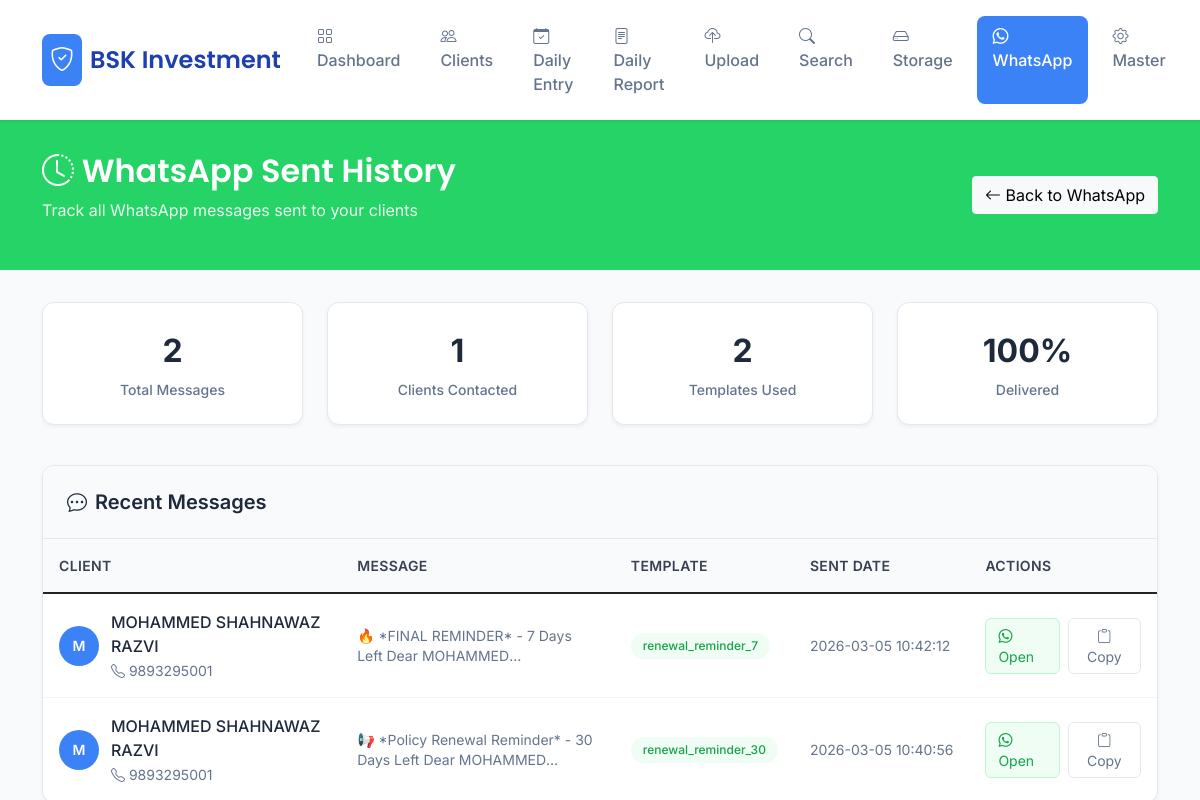
The page /whatsapp_sent_history on the database its author committed.
### tables this page shows
CREATE TABLE whatsapp_sent (
            id INTEGER PRIMARY KEY AUTOINCREMENT,
            client_id INTEGER,
            template_id TEXT,
            message TEXT,
            sent_date TIMESTAMP DEFAULT CURRENT_TIMESTAMP,
            FOREIGN KEY (client_id) REFERENCES clients (id)
        );

CREATE TABLE clients (
            id INTEGER PRIMARY KEY AUTOINCREMENT,
            name TEXT NOT NULL,
            phone TEXT,
            email TEXT,
            folder_name TEXT,
            client_type TEXT,
            policy_number TEXT,
            pan_card TEXT,
            address TEXT,
            created_at TIMESTAMP DEFAULT CURRENT_TIMESTAMP
        , policy_expiry_date TEXT, premium_amount TEXT, policy_type TEXT);

### app.py (the view)
@app.route('/whatsapp_sent_history')
def whatsapp_sent_history():
    conn = get_db_connection()
    sent_messages = conn.execute('''
        SELECT ws.*, c.name as client_name, c.phone as client_phone
        FROM whatsapp_sent ws
        JOIN clients c ON ws.client_id = c.id
        ORDER BY ws.sent_date DESC
        LIMIT 100
    ''').fetchall()
    sent_messages = [dict(message) for message in sent_messages]
    conn.close()
    return render_template('whatsapp_sent_history.html', sent_messages=sent_messages)

### app.py (called while the page is built)
def get_db_connection():
    try:
        conn = sqlite3.connect('documents.db', timeout=60)
        conn.row_factory = sqlite3.Row
        conn.execute('PRAGMA journal_mode=WAL')
        conn.execute('PRAGMA busy_timeout=60000')
        conn.execute('PRAGMA synchronous=NORMAL')
        return conn
    except sqlite3.Error as e:
        logger.error(f"Database connection error: {e}")
        return None

### templates/whatsapp_sent_history.html (shortened to what this page needs)
<!DOCTYPE html>
<html lang="hi">
<head>
    <link href="https://cdn.jsdelivr.net/npm/bootstrap@5.1.3/dist/css/bootstrap.min.css" rel="stylesheet">
    <link rel="stylesheet" href="https://cdn.jsdelivr.net/npm/bootstrap-icons@1.7.2/font/bootstrap-icons.css">
</head>
{% set active_page = 'whatsapp' %}
{% include '_navbar.html' %}
    <div class="history-header">
        <div class="container">
            <div class="row align-items-center">
                <div class="col-md-8">
                    <h1 class="history-title">
                        <i class="bi bi-clock-history"></i> WhatsApp Sent History
                    </h1>
                    <p class="history-subtitle">Track all WhatsApp messages sent to your clients</p>
                </div>
                <div class="col-md-4 text-md-end">
                    <a href="/whatsapp" class="btn btn-light">
                        <i class="bi bi-arrow-left"></i> Back to WhatsApp
                    </a>
                </div>
            </div>
        </div>
    </div>
    <div class="container">
        <div class="row mb-4">
            <div class="col-md-3 col-6 mb-3">
                <div class="stat-card">
                    <div class="stat-value">{{ sent_messages|length }}</div>
                    <div class="stat-label">Total Messages</div>
                </div>
            </div>
            <div class="col-md-3 col-6 mb-3">
                <div class="stat-card">
                    <div class="stat-value">{{ sent_messages|map(attribute='client_id')|unique|list|length }}</div>
                    <div class="stat-label">Clients Contacted</div>
                </div>
            </div>
            <div class="col-md-3 col-6 mb-3">
                <div class="stat-card">
                    <div class="stat-value">{{ sent_messages|map(attribute='template_id')|unique|list|length }}</div>
                    <div class="stat-label">Templates Used</div>
                </div>
            </div>
            <div class="col-md-3 col-6 mb-3">
                <div class="stat-card">
                    <div class="stat-value">100%</div>
                    <div class="stat-label">Delivered</div>
                </div>
            </div>
        </div>
        <div class="history-card">
            <div class="history-header-card">
                <h5 class="history-title-custom">
                    <i class="bi bi-chat-dots"></i>
                    Recent Messages
                </h5>
            </div>
            {% if sent_messages %}
            <div class="table-responsive">
                <table class="table table-custom">
                    <thead>
                        <tr>
                            <th>Client</th>
                            <th>Message</th>
                            <th>Template</th>
                            <th>Sent Date</th>
                            <th>Actions</th>
                        </tr>
                    </thead>
                    <tbody>
                        {% for message in sent_messages %}
                        <tr>
                            <td>
                                <div class="client-info">
                                    <div class="client-avatar">
                                        {{ message.client_name[0]|upper if message.client_name else 'C' }}
                                    </div>
                                    <div class="client-details">
                                        <div class="client-name">{{ message.client_name or 'Unknown Client' }}</div>
                                        <div class="client-contact">
                                            <i class="bi bi-telephone"></i> {{ message.client_phone or 'No Phone' }}
                                        </div>
                                    </div>
                                </div>
                            </td>
                            <td>
                                <div class="message-preview">
                                    {{ message.message or 'No message content' }}
                                </div>
                            </td>
                            <td>
                                <span class="status-badge status-sent">
                                    {{ message.template_id or 'Custom' }}
                                </span>
                            </td>
                            <td>
                                <div class="date-time">
                                    {{ message.sent_date }}
                                </div>
                            </td>
                            <td>
                                <div class="action-buttons">
                                    {% if message.client_phone %}
                                    <a href="https://web.whatsapp.com/send?phone={{ message.client_phone }}"
                                       class="btn-action btn-whatsapp-action"
                                       target="_blank">
                                        <i class="bi bi-whatsapp"></i> Open
                                    </a>
                                    {% endif %}
                                    <button class="btn-action" onclick="copyMessage('{{ message.id }}')">
                                        <i class="bi bi-clipboard"></i> Copy
                                    </button>
                                </div>
                            </td>
                        </tr>
                        {% endfor %}
                    </tbody>
                </table>
            </div>
            {% endif %}
        </div>
    </div>
</body>
</html>

### templates/whatsapp_sent_history.html (style rules this page uses)
* { margin: 0; padding: 0; box-sizing: border-box; }
.history-header { background: #25d366; color: white; padding: 2rem 0; margin-bottom: 2rem; }
.history-title { font-family: 'Poppins', sans-serif; font-size: 2rem; font-weight: 600; margin-bottom: 0.5rem; }
.history-subtitle { opacity: 0.9; font-size: 1rem; }
.stat-card { background: white; border-radius: 12px; padding: 1.5rem; border: 1px solid #e2e8f0; text-align: center; box-shadow: 0 2px 4px rgba(0,0,0,0.05); }
.stat-value { font-size: 2rem; font-weight: 700; color: #1e293b; margin-bottom: 0.25rem; }
.stat-label { color: #64748b; font-size: 0.875rem; font-weight: 500; }
.history-card { background: white; border-radius: 12px; border: 1px solid #e2e8f0; overflow: hidden; box-shadow: 0 2px 4px rgba(0,0,0,0.05); }
.history-header-card { background: #f8fafc; padding: 1.5rem; border-bottom: 1px solid #e2e8f0; }
.history-title-custom { font-weight: 600; color: #1e293b; margin: 0; display: flex; align-items: center; gap: 0.5rem; }
.table-custom { margin: 0; }
.table-custom thead { background: #f8fafc; }
.table-custom th { font-weight: 600; color: #374151; border-bottom: 1px solid #e2e8f0; padding: 1rem; font-size: 0.875rem; text-transform: uppercase; letter-spacing: 0.025em; }
.table-custom td { padding: 1rem; vertical-align: middle; border-bottom: 1px solid #f1f5f9; }
.message-preview { max-width: 300px; font-size: 0.875rem; line-height: 1.4; color: #64748b; overflow: hidden; text-overflow: ellipsis; display: -webkit-box; -webkit-line-clamp: 2; -webkit-box-orient: vertical; }
.client-info { display: flex; align-items: center; gap: 0.75rem; }
.client-avatar { width: 40px; height: 40px; border-radius: 50%; background: #3b82f6; color: white; display: flex; align-items: center; justify-content: center; font-weight: 600; font-size: 0.875rem; }
.client-details { flex: 1; }
.client-name { font-weight: 500; color: #1e293b; margin-bottom: 0.125rem; }
.client-contact { font-size: 0.875rem; color: #64748b; }
.status-badge { display: inline-flex; align-items: center; gap: 0.25rem; padding: 0.25rem 0.75rem; border-radius: 20px; font-size: 0.75rem; font-weight: 500; }
.status-sent { background: #f0fdf4; color: #16a34a; }
.date-time { font-size: 0.875rem; color: #64748b; white-space: nowrap; }
.action-buttons { display: flex; gap: 0.5rem; }
.btn-action { padding: 0.375rem 0.75rem; border-radius: 6px; border: 1px solid #e2e8f0; background: white; color: #64748b; font-size: 0.875rem; transition: all 0.2s ease; text-decoration: none; }
.btn-whatsapp-action { background: #f0fdf4; border-color: #bbf7d0; color: #16a34a; }

### rows shown on the page
whatsapp_sent: name "M", name "MOHAMMED SHAHNAWAZ RAZVI", phone "9893295001", message "🔥 *FINAL REMINDER* - 7 Days Left Dear…", template "renewal_reminder_7", sent_date "2026-03-05 10:42:12"
whatsapp_sent: name "M", name "MOHAMMED SHAHNAWAZ RAZVI", phone "9893295001", message "📢 *Policy Renewal Reminder* - 30 Days Left Dear…", template "renewal_reminder_30", sent_date "2026-03-05 10:40:56"

### other values the page prints
{{ sent_messages|length }} "2"
{{ sent_messages|map(attribute='client_id')|unique|list|length }} "1"
{{ sent_messages|map(attribute='template_id')|unique|list|length }} "2"
